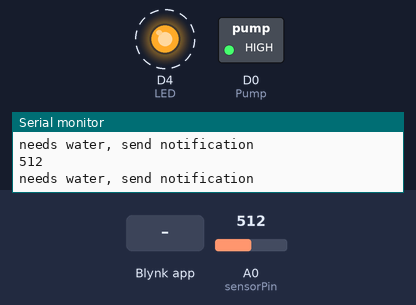
Simulated run of this sketch. Board: ESP8266 (NodeMCU). Parts: switched loads named in the sketch (green lamp = pin HIGH), output pins drawn as LEDs (lit = HIGH), the last lines printed to the serial monitor. Dashed ring = blinking. The inputs (shaded band) are chosen by the test bench; at power-on: A0 (sensorPin) = 512. WiFi joins after 1.5 s; servers stay silent unless stated.

Above: at 3.05 s.
3.1 s: Blynk app writes 1 to V1
At 3.45 s:
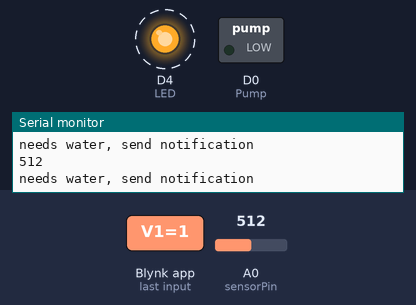
6.1 s: Blynk app writes 0 to V2
At 6.46 s:
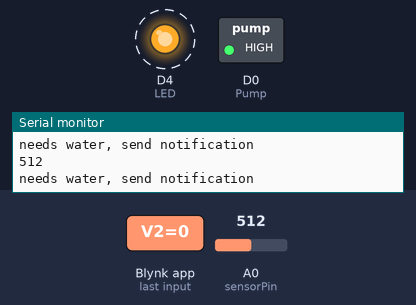
9.1 s: A0 (sensorPin) set to 408
12.1 s: A0 (sensorPin) set to 389
15.1 s: A0 (sensorPin) set to 240
At 15.9 s:
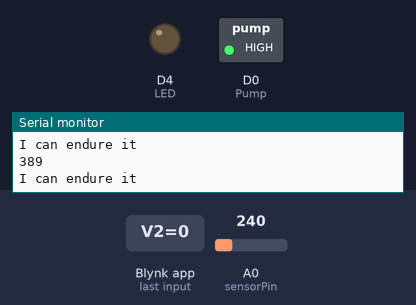
17.6 s: A0 (sensorPin) set to 260
Timing chart, 0 to 20.6 s (numbered marks = the images above; inputs shaded):
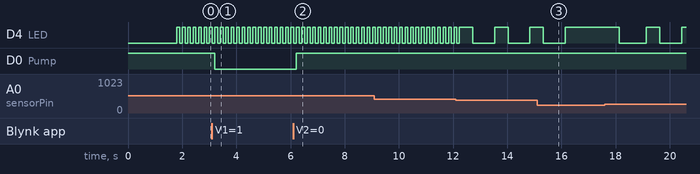

The sketch:

Project_Intelligent_Watering_Sprinkler.ino
```cpp
//Project Intelligent Watering Sprinkler
// CPE2227 CE SSRU
// Phetcharat Sawangwong No. 61122519006
// Parinya Phonuch No. 61122519018
// Nattapat Kerdkaew No. 61122519019

#define BLYNK_PRINT Serial
#include <ESP8266WiFi.h>
#include <BlynkSimpleEsp8266.h>
#define Pump D0
#define LED D4
#define ON LOW
#define OFF HIGH
//
char auth[] = "XdQVZU_GgZClVg3eekIoiR5R7ag38g0L";
const int sensorPin = A0;
int sensorState;
int lastState = 0;
//
BLYNK_WRITE(V1)
{
  int pinValue = param.asInt();
  Serial.print("V1 Slider value is: ");
  Serial.println(pinValue);
  if (pinValue == 1) {
    digitalWrite(Pump, ON);
  }
  else if (pinValue == 0) {
    digitalWrite(Pump, OFF);
  }
}
//
BLYNK_WRITE(V2)
{
  Serial.print("Got a value: ");
  Serial.println(param.asInt());

  if(param.asInt() == 0)
  {
    digitalWrite(Pump, OFF);
    Blynk.notify("Stop watering the plants");
  }
  else if(param.asInt() == 1)
  {
    digitalWrite(Pump, ON);
    Blynk.notify("Watering the plants");
  }
}
//
BLYNK_WRITE(V3)
{
  Serial.print("Got a value: ");
  Serial.println(param.asInt());

  if(param.asInt() == 0)
  {
    digitalWrite(Pump, OFF);
    Blynk.notify("Stop watering the plants");
  }
  else if(param.asInt() == 1)
  {
    digitalWrite(Pump, ON);
    Blynk.notify("Watering the plants");
  }
}
//
void setup()
{
  pinMode(LED, OUTPUT);
  pinMode(Pump, OUTPUT);
  digitalWrite(Pump, OUTPUT);
  pinMode(sensorPin, INPUT);
  //
  Serial.begin(115200);
  Blynk.begin(auth, "DewZing", "12345678");
}
//
void loop()
{
  sensorState = analogRead(sensorPin);
  Serial.println(sensorState);

  if (sensorState > 400 && lastState == 0) {
  Serial.println("needs water, send notification");
  Blynk.notify("Help Me!!!");
  lastState = 0;
  //
  digitalWrite(LED, HIGH);
  delay(100);
  digitalWrite(LED, LOW);
  delay(100);
  }
  else if (sensorState > 250 && lastState == 0) {
  Serial.println("I can endure it");
  lastState = 0;
  //
  digitalWrite(LED, HIGH);
  delay(500);
  digitalWrite(LED, LOW);
  delay(800);
  }
  else {
  Serial.println("I am fine");
  lastState = 0;
  //
  digitalWrite(LED, HIGH);
  delay(2000);
  digitalWrite(LED, LOW);
  delay(1000);
  }
  Blynk.run();
}
```

Measured:
- after the input at 3.1 s, D0 (Pump): HIGH → LOW after 0.11 s
- after the input at 6.1 s, D0 (Pump): LOW → HIGH after 0.12 s
- after the input at 15.1 s, D4 (LED): goes on until 16.1 s, then stays HIGH
- by itself, D4 (LED): repeats every 1.3 s: HIGH 0.50 s, LOW 0.80 s
